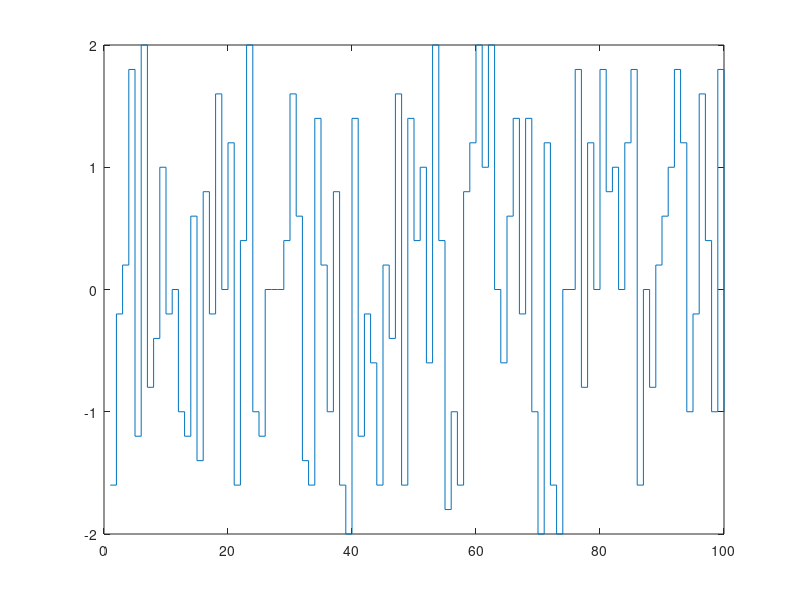

MATLAB code for this plot:
%% Parametros de la PRBS
n = 5;            %Orden (CAMBIAR)
a = [0 1 0 0 1];  %Coeficientes (CAMBIAR)
N = 2^n-1;        %Periodo
reg = ones(1, n); %Registro

%% Parametros de la amplitud
minimo = -2;    %Amplitud minima
maximo = 2;     %Amplitud maxima
n_niveles = 11; %Cantidad de niveles de amplitud (si el rango es simetrico, realmente es el doble)
niveles = linspace(0, 1, n_niveles); %Niveles de amplitud

%% Generacion de la APRBS

muestras = 100; %Cantidad de muestras a generar (CAMBIAR)
salidas = zeros(1, muestras); %Vector con las salidas
amp_mod = true; %Activar la modificacion de la amplitud

for i=1:muestras
    out = mod(sum(a.*reg), 2); %Calcular la salida
    reg = circshift(reg, 1); %Correr el registro
    reg(1) = out; %Agregar salida calculada al registro

    if amp_mod
        out = (maximo-minimo)*out + minimo; %Dejarlo entre el rango
        amplitud = niveles(randi(n_niveles)); %Nivel de amplitud aleatorio. Moverlo en el rango
        out = amplitud*out; %Modificar la amplitud de la prbs
    end
    salidas(i) = out; %Agregar salida generada
end

%% Graficar
stairs(salidas);